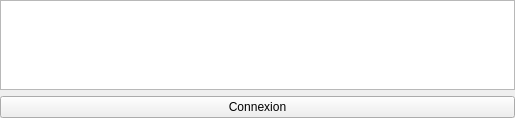
<?xml version="1.0" encoding="UTF-8"?>
<ui version="4.0">
 <class>VueFragment</class>
 <widget class="QWidget" name="VueFragment">
  <property name="enabled">
   <bool>true</bool>
  </property>
  <property name="geometry">
   <rect>
    <x>0</x>
    <y>0</y>
    <width>515</width>
    <height>118</height>
   </rect>
  </property>
  <property name="sizePolicy">
   <sizepolicy hsizetype="Preferred" vsizetype="Preferred">
    <horstretch>0</horstretch>
    <verstretch>0</verstretch>
   </sizepolicy>
  </property>
  <property name="windowTitle">
   <string>Form</string>
  </property>
  <layout class="QVBoxLayout" name="verticalLayout">
   <property name="leftMargin">
    <number>0</number>
   </property>
   <property name="topMargin">
    <number>0</number>
   </property>
   <property name="rightMargin">
    <number>0</number>
   </property>
   <property name="bottomMargin">
    <number>0</number>
   </property>
   <item>
    <widget class="QTableView" name="tableauBaseDonnees">
     <property name="alternatingRowColors">
      <bool>true</bool>
     </property>
     <property name="showGrid">
      <bool>false</bool>
     </property>
     <property name="sortingEnabled">
      <bool>true</bool>
     </property>
     <property name="cornerButtonEnabled">
      <bool>false</bool>
     </property>
     <attribute name="verticalHeaderVisible">
      <bool>false</bool>
     </attribute>
    </widget>
   </item>
   <item>
    <layout class="QHBoxLayout" name="horizontalLayout_2">
     <item>
      <widget class="QPushButton" name="boutonConnexion">
       <property name="text">
        <string>Connexion</string>
       </property>
       <property name="icon">
        <iconset theme="list-add">
         <normaloff>.</normaloff>.</iconset>
       </property>
      </widget>
     </item>
    </layout>
   </item>
  </layout>
 </widget>
 <resources/>
 <connections/>
</ui>
